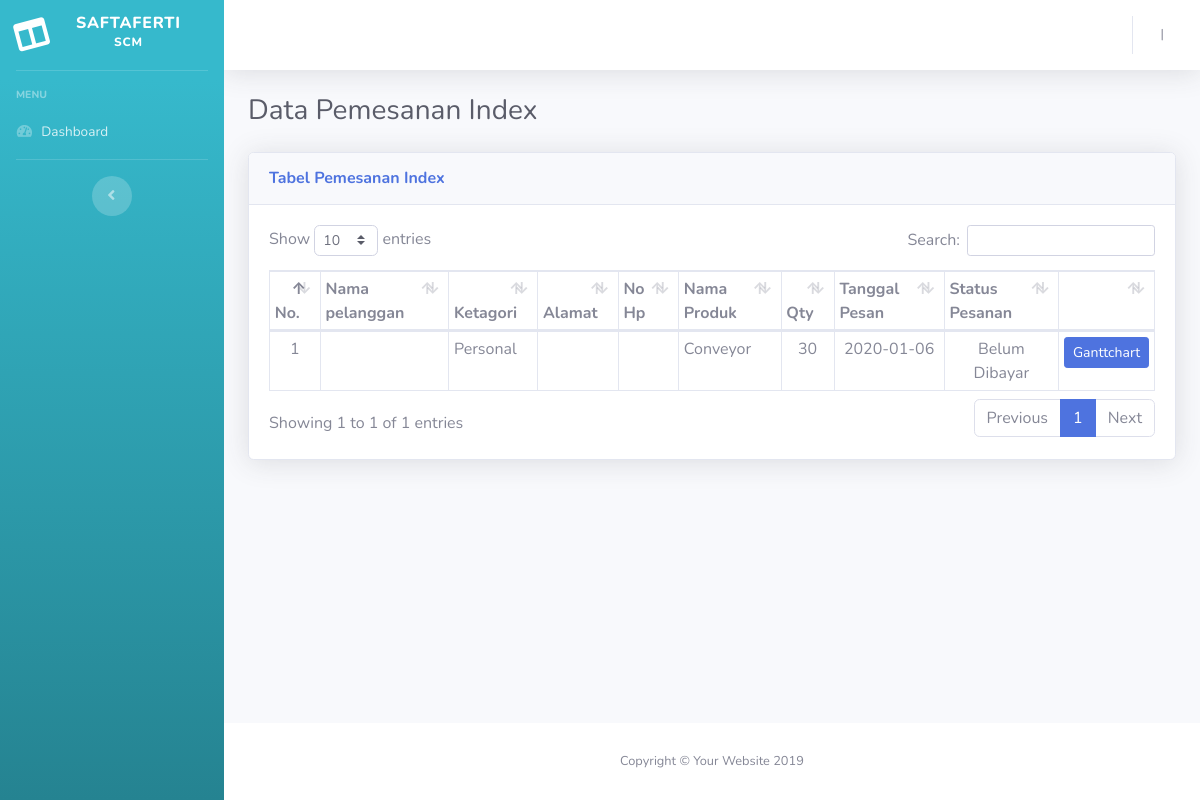
Before: /index.php/pemesanan/pemesanan_index with the older database file.
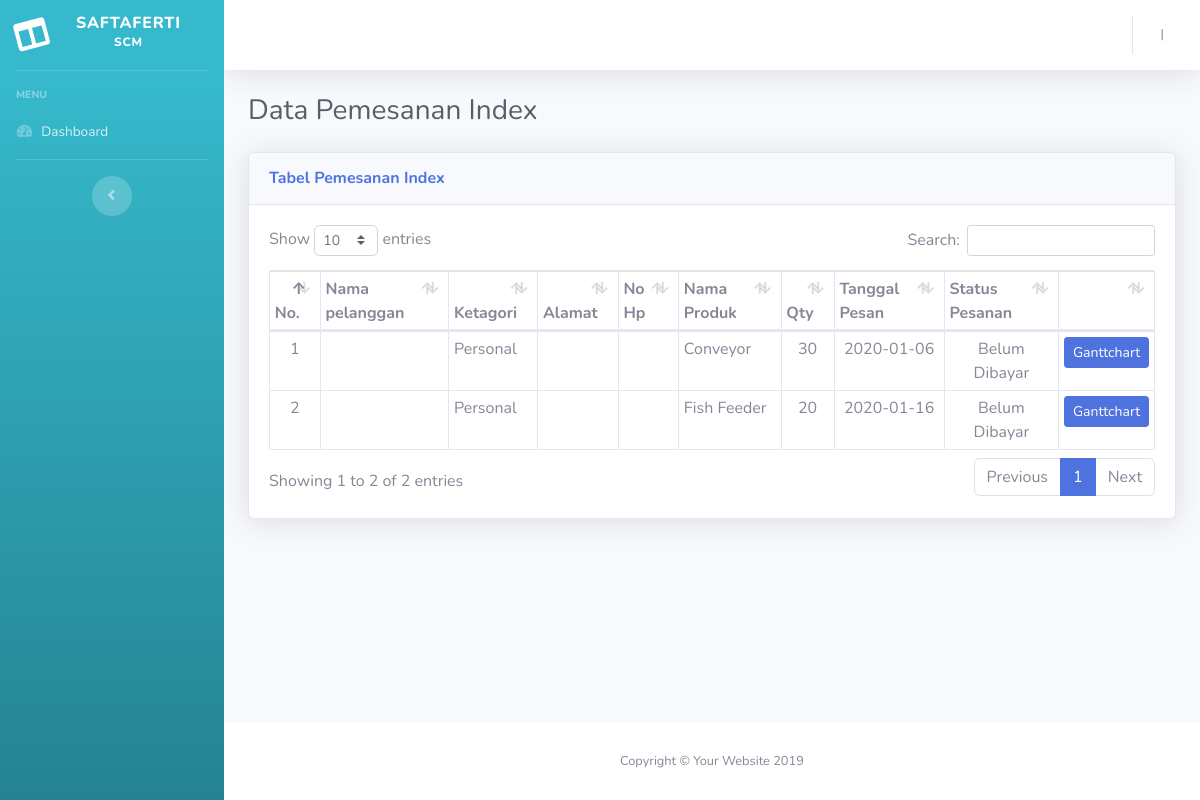
After: the same page with the newer database file.
### tables this page shows
CREATE TABLE `pesanan` (
  `id_pesanan` int(11) NOT NULL,
  `id_pelanggan` int(11) NOT NULL,
  `nomor_pesanan` varchar(255) NOT NULL,
  `gunchart` varchar(255) DEFAULT NULL,
  `id_kategori` int(11) NOT NULL,
  `nama_produk` varchar(255) NOT NULL,
  `qty` int(11) NOT NULL,
  `tgl_pesan` date NOT NULL,
  `id_proses` int(11) NOT NULL,
  `id_status_pesan` int(11) DEFAULT NULL,
  `hitung_waktu` int(11) DEFAULT NULL,
  `lama_whelding` int(11) DEFAULT NULL,
  `lama_mashining` int(11) DEFAULT NULL,
  `total_pembayaran` varchar(255) DEFAULT NULL,
  `start_pemesanan` date DEFAULT NULL,
  `delivery_pemesanan` date DEFAULT NULL
);

CREATE TABLE `kategori` (
  `id_kategori` int(11) NOT NULL,
  `nama_kategori` varchar(255) NOT NULL
);

CREATE TABLE `status_bayar` (
  `id_status_bayar` int(11) NOT NULL,
  `nama_status_bayar` varchar(255) NOT NULL
);

### application/controllers/Pemesanan.php (called while the page is built, shortened)
<?php
class Pemesanan extends CI_Controller {
	public function __construct()
	{
		$this->load->model('M_pemesanan', 'pemesanan');
		$this->load->model('M_kategori', 'kategori');
		$this->load->model('M_pelanggan', 'pelanggan');
		$this->load->model('M_marketing', 'marketing');
        $this->load->model('M_pelanggan_akun', 'pelanggan_akun');
	}
	public function pemesanan_index()
	{
		$data['pemesanan'] = $this->marketing->getPesanann()->result();
		$this->load->view('static/header_view');
		$this->load->view('pemesanan/pemesanan_index', $data);
		$this->load->view('static/footer_view');
	}
}

### index.php (called while the page is built, shortened)
<?php
require_once BASEPATH.'core/CodeIgniter.php';

### application/models/M_marketing.php (called while the page is built, shortened)
<?php
class M_marketing extends CI_Model
{
    public function getPesanann()
    {
        $this->db->select('pesanan.*, kategori.*, pembayaran.*, status_bayar.*');
        $this->db->from('pesanan');
        $this->db->join('kategori', 'ON kategori.id_kategori = pesanan.id_kategori');
        $this->db->join('pembayaran', 'ON pembayaran.nomor_pesanan = pesanan.nomor_pesanan');
        $this->db->join('status_bayar', 'ON status_bayar.id_status_bayar = pembayaran.status');
        return $this->db->get();
    }
}

### application/views/pemesanan/pemesanan_index.php (the view, shortened to what this page needs)
<div class="container-fluid">
  <h1 class="h3 mb-4 text-gray-800">Data Pemesanan Index</h1>
  <div class="card shadow mb-4 mt-2">
    <div class="card-header py-3">
      <h6 class="m-0 font-weight-bold text-primary">Tabel Pemesanan Index</h6>
    </div>
    <div class="card-body">
      <div class="table-responsive">
        <table class="table table-sm table-bordered" id="dataTable" width="100%" cellspacing="0">
          <thead>
            <tr>
              <th width="5%">No.</th>
              <th>Nama pelanggan</th>
              <th>Ketagori</th>
              <th>Alamat</th>
              <th>No Hp</th>
              <th>Nama Produk</th>
              <th>Qty</th>
              <th>Tanggal Pesan</th>
              <th>Status Pesanan</th>
              <th></th>
            </tr>
          </thead>
          <tbody>
            <?php
              $no = 1;
              foreach($pemesanan as $st){
            ?>
              <tr>
                <td class="text-center"><?= $no++ ?></td>
                <td><?= $st->nama_pelanggan ?></td>
                <td><?= $st->nama_kategori ?></td>
                <td><?= $st->alamat ?></td>
                <td><?= $st->no_hp ?></td>
                <td><?= $st->nama_produk ?></td>
                <td class="text-center"><?= $st->qty ?></td>
                <td class="text-center"><?= $st->tgl_pesan ?></td>
                <td class="text-center"><?= $st->nama_status_bayar ?></td>
                <td>
                  <div class="btn-group btn-group-sm">
                    <a href="<?= base_url('ganttchart/' . $st->id_pesanan) ?>" class="btn btn-primary">Ganttchart</a>
                  </div>
                </td>
              </tr>
            <?php } ?>
          </tbody>
        </table>
      </div>
    </div>
  </div>
</div>

Changed rows visible on the page:
added pesanan: id_kategori.nama_kategori "Personal", nama_produk "Fish Feeder", qty "20", tgl_pesan "2020-01-16", status_bayar.nama_status_bayar "Belum Dibayar"
Other visible differences:
text written by a page script: "Show entries Search: Showing 1 to 1 of 1 entries Previous 1 Next" → "Show entries Search: Showing 1 to 2 of 2 entries Previous 1 Next"
